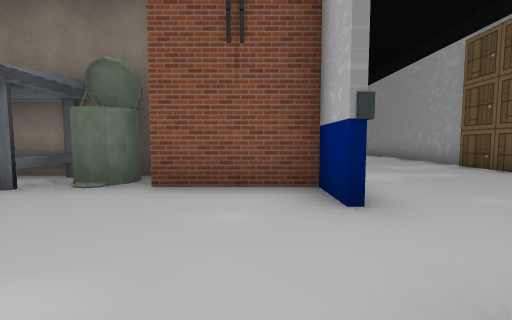
View 1 (above)

22 first-person views from a walk through a scene from a Unity 3-D project. The camera is 1.2 m above the floor, tilts 4° down and sees 90° across. The floor is counted in squares, 2 m on a side. Each view is taken from the middle of a square. On the plan, view 1 faces up. The plan holds only what a view shows up to about 9 squares ahead; the rest is blank. The place goes on beyond the plan. The player is left out. Some surface patterns are stand-ins.

View 2
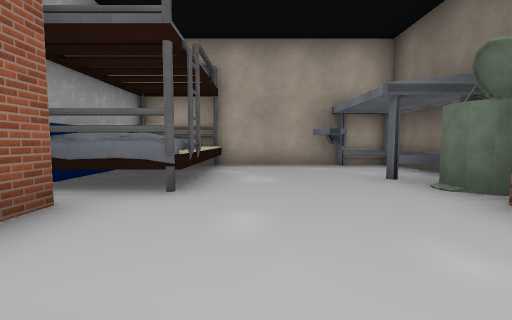

View 3
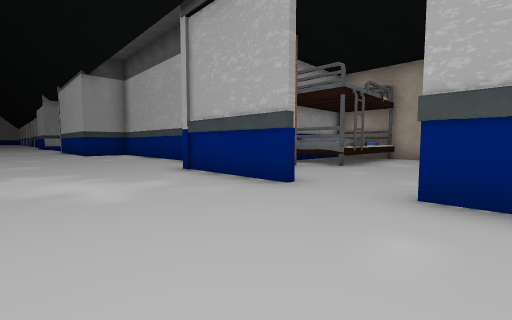

View 4
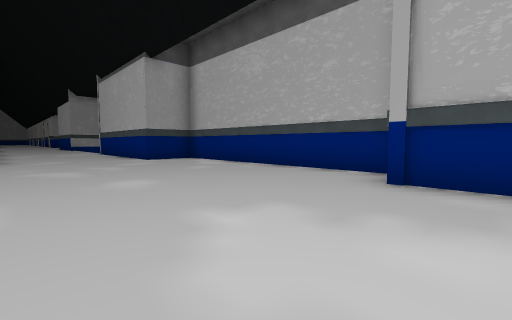

View 5
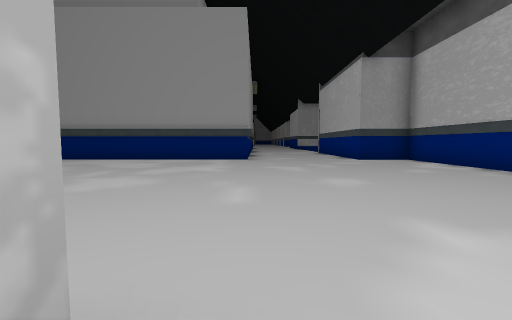

View 6
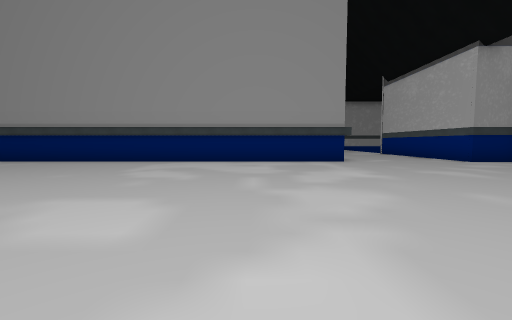

View 7
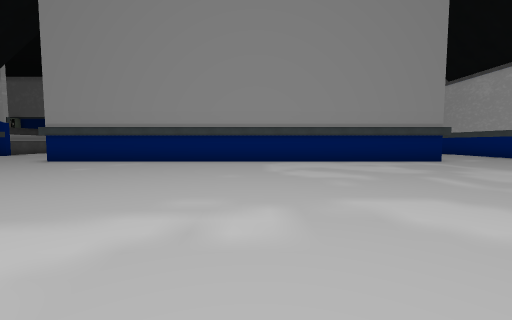

View 8
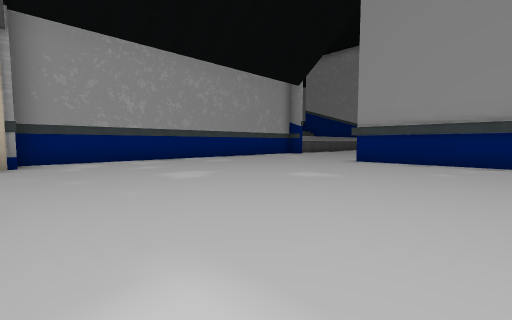

View 9
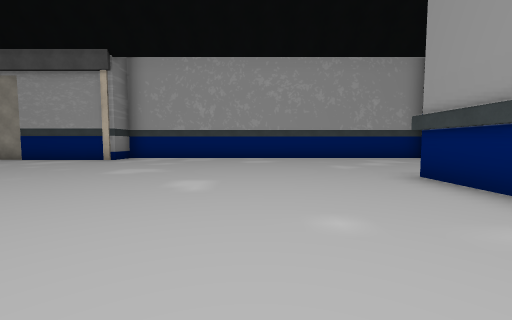

View 10
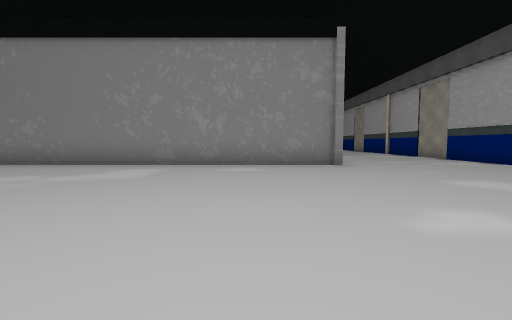

View 11
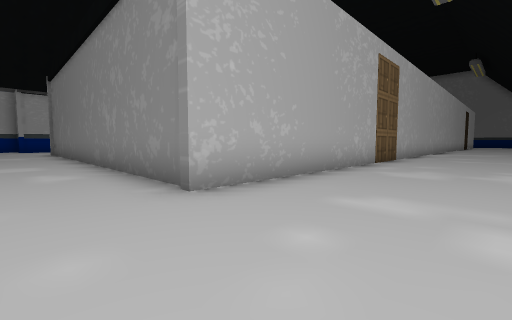

View 12
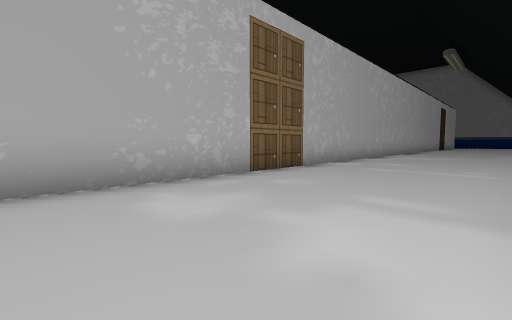

View 13
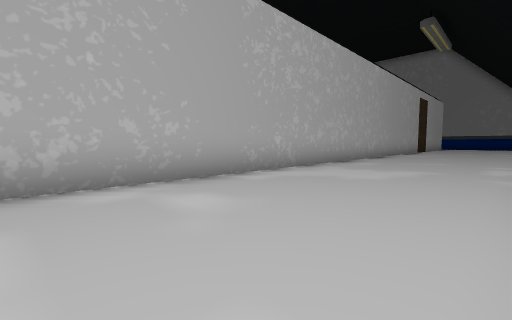

View 14
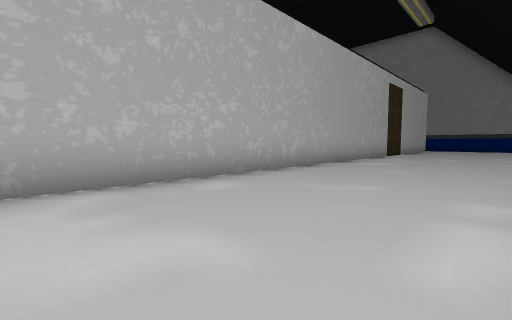

View 15
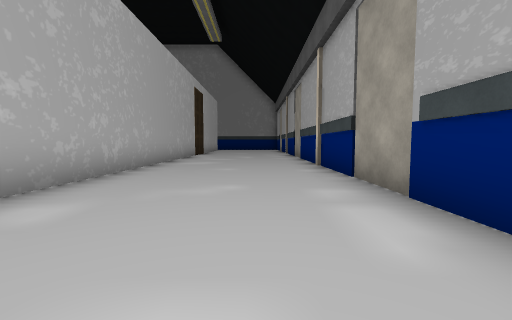

View 16
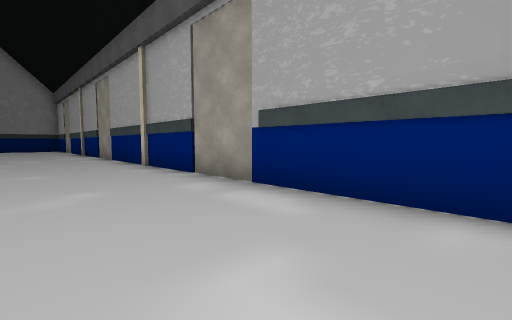

View 17
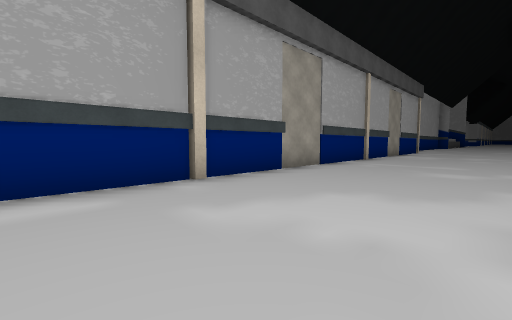

View 18
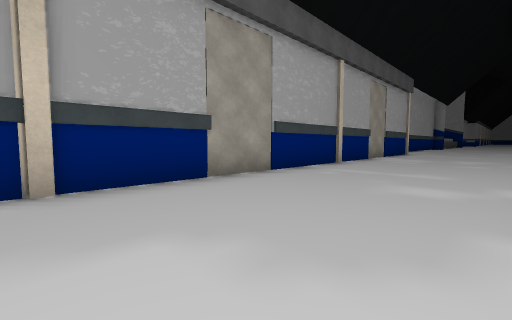

View 19
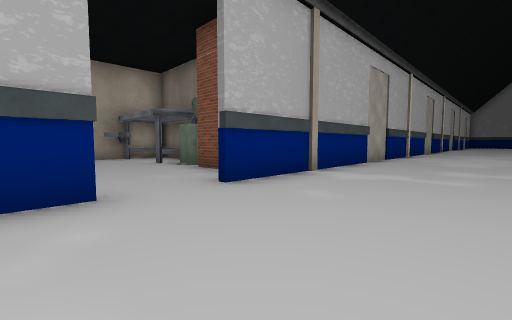

View 20
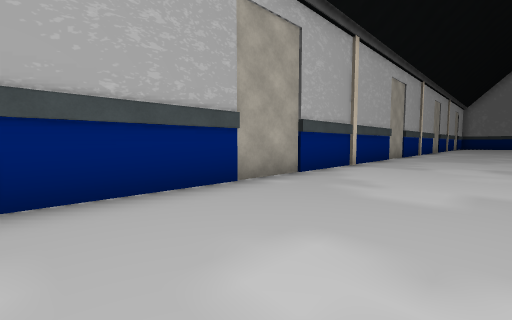

View 21
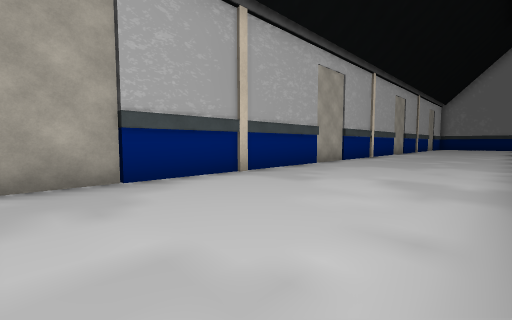

View 22
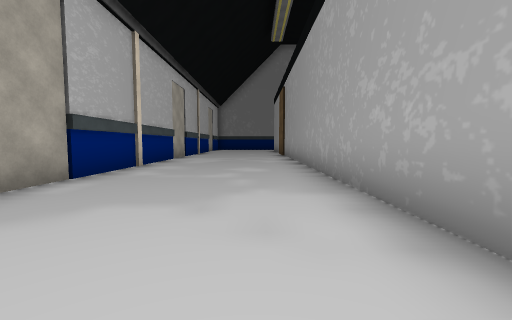

### Floor plan
Points are (right, up) in squares from view 1. A wall is a line through its corners. A room is listed if a view was taken in it or the views show most of it. See-through windows are left out.
Room 1 (views 1, 2)
walls: (-2.1, 0.1) (-2.1, -1.5); (-3, 0.2) (-2.5, 0.1); (-3.4, 4.5) (-5.4, 4.5); (0.9, 2.2) (0.9, 3.4) (-1.5, 3.4); (-1.5, -0.9) (-0.9, -0.9); (-5.6, 3.2) (-5.1, 2.8); (-5.5, 0.1) (-2.1, 0.1) (-2.1, -0.4)
low walls: (-3.1, 4.4) (-3.1, 3.2); (-3.4, 4.3) (-5, 4.3)
ways out: opening at (1, 1.5) to room 2
Room 2 (views 3, 4, 5, 6, 7, 8, 9, 10, 11, 12, 13, 14, 15, 16, 17, 18, 19, 20, 21, 22)
walls: (5.1, 5) (5.1, 6.5); (22, -2.3) (21.7, -2.3) (21.7, 22.1); (5, -9.9) (17.6, -9.9); (5.3, 6.6) (5.3, 9.1); (1, 0.8) (1, -2.4); (-0.2, -2.6) (-0.2, -9.7) (1.5, -9.7) (1.5, -11.1); (-0.2, -9.9) (1.5, -9.9); (5.3, 13.2) (5.3, 21); (17.2, 21) (17.2, -1.3) (8.2, -1.3); (1, 21) (1, 2.2)
ways out: opening at (1, 1.5) to room 1

Positions as (right, up) in squares from view 1, and headings:
1: (0, 0), facing up
2: (1, 1), facing left
3: (4, 3), facing down-left
4: (5, -1), facing down-left
5: (5, -1), facing down
6: (8, -2), facing down
7: (11, -2), facing down
8: (14, -2), facing down-right
9: (13, -7), facing right
10: (15, -8), facing up
11: (20, -3), facing up-left
12: (21, 1), facing up-left
13: (21, 7), facing up-left
14: (21, 12), facing up-left
15: (20, 12), facing up
16: (19, 12), facing up-right
17: (18, 14), facing down-right
18: (18, 12), facing down-right
19: (4, 0), facing up-left
20: (4, 5), facing up-left
21: (5, 8), facing up-left
22: (4, 12), facing up
